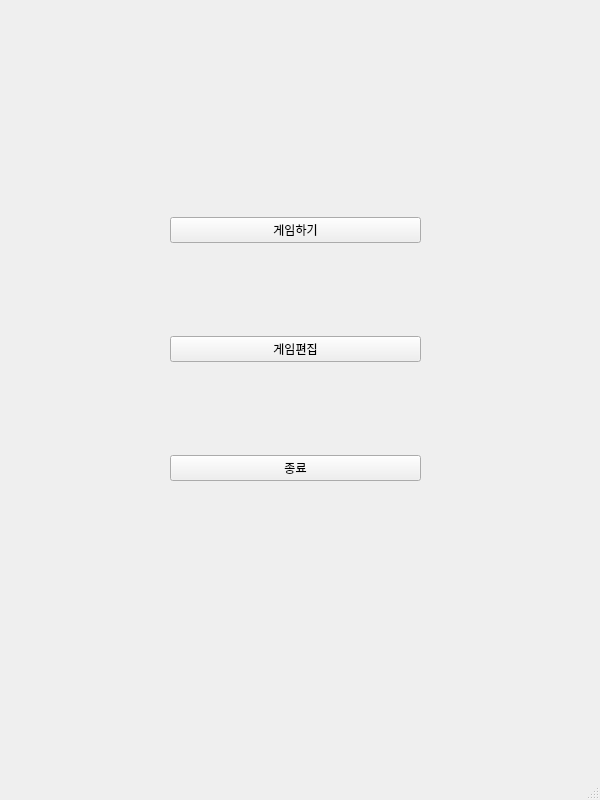
<?xml version="1.0" encoding="UTF-8"?>
<ui version="4.0">
 <class>MainWindow</class>
 <widget class="QMainWindow" name="MainWindow">
  <property name="geometry">
   <rect>
    <x>0</x>
    <y>0</y>
    <width>600</width>
    <height>800</height>
   </rect>
  </property>
  <property name="windowTitle">
   <string>MainWindow</string>
  </property>
  <widget class="QWidget" name="centralwidget">
   <widget class="QWidget" name="verticalLayoutWidget">
    <property name="geometry">
     <rect>
      <x>170</x>
      <y>130</y>
      <width>251</width>
      <height>441</height>
     </rect>
    </property>
    <layout class="QVBoxLayout" name="verticalLayout">
     <item>
      <widget class="QPushButton" name="pushButton">
       <property name="text">
        <string>게임하기</string>
       </property>
      </widget>
     </item>
     <item>
      <widget class="QPushButton" name="pushButton_2">
       <property name="text">
        <string>게임편집</string>
       </property>
      </widget>
     </item>
     <item>
      <widget class="QPushButton" name="pushButton_3">
       <property name="enabled">
        <bool>true</bool>
       </property>
       <property name="text">
        <string>종료</string>
       </property>
      </widget>
     </item>
    </layout>
   </widget>
  </widget>
  <widget class="QMenuBar" name="menubar">
   <property name="geometry">
    <rect>
     <x>0</x>
     <y>0</y>
     <width>600</width>
     <height>24</height>
    </rect>
   </property>
  </widget>
  <widget class="QStatusBar" name="statusbar"/>
 </widget>
 <resources/>
 <connections>
  <connection>
   <sender>pushButton</sender>
   <signal>clicked()</signal>
   <receiver>MainWindow</receiver>
   <slot>MainToGame()</slot>
   <hints>
    <hint type="sourcelabel">
     <x>413</x>
     <y>260</y>
    </hint>
    <hint type="destinationlabel">
     <x>510</x>
     <y>254</y>
    </hint>
   </hints>
  </connection>
  <connection>
   <sender>pushButton_2</sender>
   <signal>clicked()</signal>
   <receiver>MainWindow</receiver>
   <slot>MainToEdit()</slot>
   <hints>
    <hint type="sourcelabel">
     <x>395</x>
     <y>373</y>
    </hint>
    <hint type="destinationlabel">
     <x>543</x>
     <y>373</y>
    </hint>
   </hints>
  </connection>
  <connection>
   <sender>pushButton_3</sender>
   <signal>clicked()</signal>
   <receiver>MainWindow</receiver>
   <slot>MainClose()</slot>
   <hints>
    <hint type="sourcelabel">
     <x>399</x>
     <y>488</y>
    </hint>
    <hint type="destinationlabel">
     <x>482</x>
     <y>493</y>
    </hint>
   </hints>
  </connection>
 </connections>
 <slots>
  <slot>MainToGame()</slot>
  <slot>MainToEdit()</slot>
  <slot>MainClose()</slot>
 </slots>
</ui>
